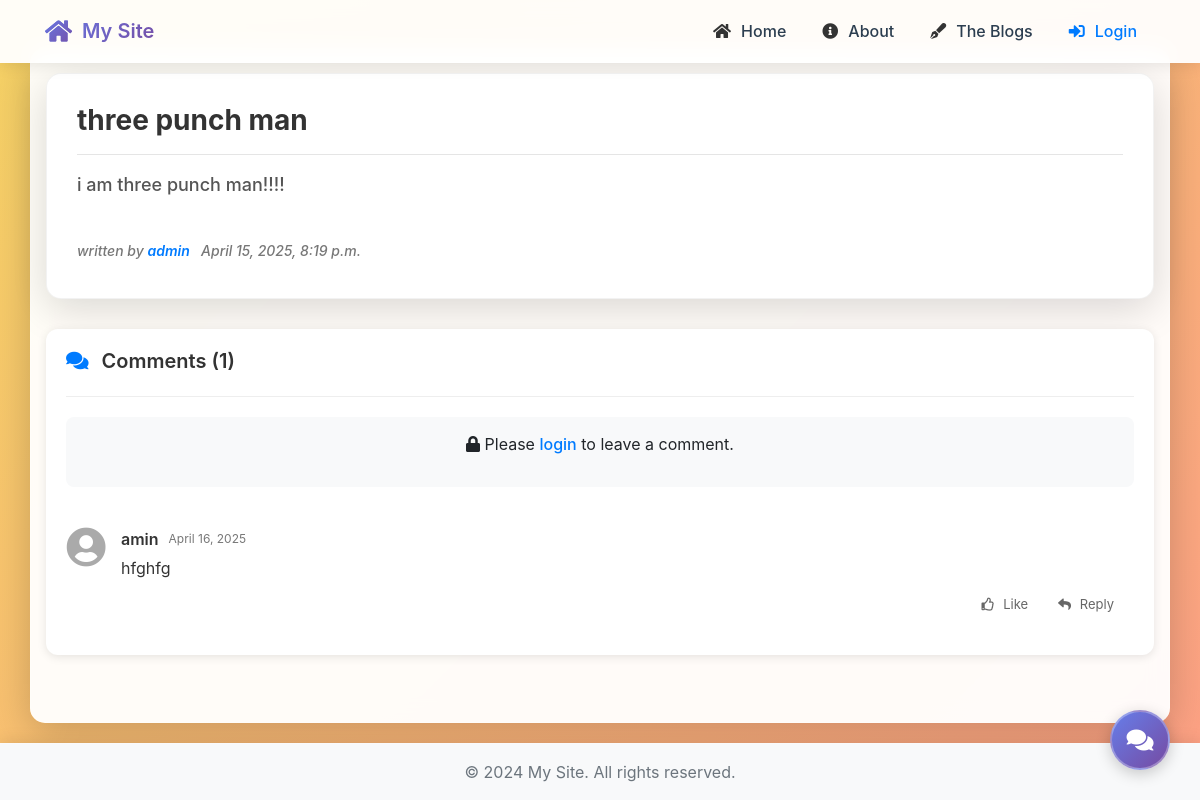
/blogs/6/, run on the app's committed database.
### blog/models.py (models this page shows, shortened)
class Post(models.Model):
    title = models.CharField(default='',max_length=20)
    text = models.TextField(default='',max_length=600)
    author = models.ForeignKey(settings.AUTH_USER_MODEL, on_delete=models.CASCADE)
    date = models.DateTimeField(auto_now_add=True)

class Comment(models.Model):
    post = models.ForeignKey(Post, related_name='comments', on_delete=models.CASCADE)
    author = models.ForeignKey(settings.AUTH_USER_MODEL, on_delete=models.CASCADE)
    text = models.TextField(default='',max_length=600)
    date = models.DateTimeField(auto_now_add=True)

### accounts/models.py (models this page shows)
class CustomUser(AbstractUser):
    age = models.IntegerField(null=True, blank=True)

### blog/views.py (the view)
# urls.py: path('<int:pk>/',views.blog_detail, name='blog_detail'),
def blog_detail(request, pk):
    post = get_object_or_404(Post, pk=pk)
    if request.method == 'POST':
        form = CommentForm(request.POST)
        if form.is_valid():
            obj = form.save(commit=False)
            obj.author = request.user
            obj.post = post
            obj.save()
            return redirect(reverse_lazy('blog_detail', kwargs={'pk': post.id}))
    else:
        form = CommentForm()
    return render(request, 'blog/detail.html', {'post': post, 'form': form})

### templates/blog/detail.html (shortened to what this page needs)
{% extends "blog_base.html" %}
{% block body %}
<div class='blog-detail'>
    <h1 class='all-texts-blogs'>{{post.title}}</h1>
    <hr>
    <h2 class='all-texts-blogs'>{{post.text}}</h2>
    <br>
    <h3 class='all-texts-blogs'>written by <span class='name'>{{post.author.username}}</span> &nbsp;&nbsp;{{post.date}}</h3>
</div>
<div class="comments-section">
    <div class="comments-header">
        <h2><i class="fas fa-comments"></i> Comments ({{ post.comments.all|length }})</h2>
    </div>
    {% if user.is_authenticated %}
    <div class="comment-form-container">
        <div class="user-avatar">
            <i class="fas fa-user-circle"></i>
        </div>
        <div class="comment-input-area">
            <form action='' method='POST' class="comment-form">
                {% csrf_token %}
                <div class="form-group">
                    {{ form.text }}
                </div>
                <div class="comment-actions">
                    <button type="submit" class="comment-submit-btn"><i class="fas fa-paper-plane"></i> Post Comment</button>
                </div>
            </form>
        </div>
    </div>
    {% else %}
    <div class="login-to-comment">
        <p><i class="fas fa-lock"></i> Please <a href="{% url 'login' %}">login</a> to leave a comment.</p>
    </div>
    {% endif %}
    <div class="comments-list">
        {% if post.comments.all %}
            {% for comment in post.comments.all %}
            <div class="comment-item">
                <div class="comment-avatar">
                    <i class="fas fa-user-circle"></i>
                </div>
                <div class="comment-content">
                    <div class="comment-header">
                        <span class="comment-author">{{ comment.author }}</span>
                        <span class="comment-date">{{ comment.date|date:"F d, Y" }}</span>
                    </div>
                    <div class="comment-text">
                        {{ comment.text }}
                    </div>
                    <div class="comment-actions">
                        <button class="action-btn like-btn"><i class="far fa-thumbs-up"></i> Like</button>
                        <button class="action-btn reply-btn"><i class="fas fa-reply"></i> Reply</button>
                    </div>
                </div>
            </div>
            {% endfor %}
        {% else %}
            <div class="no-comments">
                <p><i class="far fa-comment-alt"></i> No comments yet. Be the first to comment!</p>
            </div>
        {% endif %}
    </div>
</div>
{% endblock body %}

### static/css/style.css (style rules this page uses)
:root { --primary-color: #007bff; --secondary-color: #6c757d; --success-color: #28a745; --danger-color: #dc3545; --light-color: #f8f9fa; --dark-color: #343a40; --gradient-primary: linear-gradient(135deg, #667eea 0%, #764ba2 100%); --gradient-secondary: linear-gradient(135deg, #a8edea 0%, #fed6e3 100%); --gradient-dark: linear-gradient(135deg, #2c3e50 0%, #3498db 100%); --gradient-auth: linear-gradient(135deg, #00c6ff 0%, #0072ff 100%); --gradient-blog: linear-gradient(135deg, #f6d365 0%, #fda085 100%); --gradient-home: linear-gradient(135deg, #84fab0 0%, #8fd3f4 100%); }
body { min-height: 100vh; display: flex; flex-direction: column; margin: 0; padding: 0; font-family: -apple-system, BlinkMacSystemFont, "Segoe UI", Roboto, "Helvetica Neue", Arial, sans-serif; background-size: 200% 200%; animation: gradientShift 15s ease infinite; position: relative; }
body.blog-page { background: var(--gradient-blog); }
.blog-detail { background: white; padding: 30px; border-radius: 15px; box-shadow: 0 10px 40px rgba(0, 0, 0, 0.15); margin-bottom: 20px; border: 1px solid rgba(0, 0, 0, 0.05); }
.blog-detail h1 { color: #333; font-size: 28px; margin-bottom: 15px; font-weight: 700; }
.blog-detail h2 { color: #555; font-size: 18px; line-height: 1.6; margin-bottom: 20px; }
.blog-detail h3 { color: #777; font-size: 14px; font-style: italic; }
.blog-detail .name { color: var(--primary-color); font-weight: 600; }
.all-texts-blogs { color: #333; }

### templates/blog/detail.html (style rules this page uses)
.comments-section { margin-top: 30px; background: white; border-radius: 12px; box-shadow: 0 2px 10px rgba(0, 0, 0, 0.1); overflow: hidden; padding: 20px; }
.comments-header { margin-bottom: 20px; border-bottom: 1px solid #eee; padding-bottom: 15px; }
.comments-header h2 { font-size: 20px; color: #333; font-weight: 600; }
.comments-header h2 i { margin-right: 8px; color: var(--primary-color); }
.user-avatar, .comment-avatar { width: 40px; height: 40px; flex-shrink: 0; margin-right: 15px; display: flex; align-items: center; justify-content: center; }
.user-avatar i, .comment-avatar i { font-size: 40px; color: #aaa; }
.comment-actions { display: flex; justify-content: flex-end; }
.login-to-comment { background: #f8f9fa; padding: 15px; border-radius: 8px; text-align: center; margin-bottom: 20px; }
.login-to-comment a { color: var(--primary-color); text-decoration: none; font-weight: 500; }
.comments-list { margin-top: 25px; }
.comment-item { display: flex; padding: 15px 0; border-bottom: 1px solid #eee; }
.comment-item:last-child { border-bottom: none; }
.comment-content { flex-grow: 1; }
.comment-header { margin-bottom: 5px; display: flex; align-items: center; }
.comment-author { font-weight: 600; color: #333; margin-right: 10px; }
.comment-date { font-size: 12px; color: #777; }
.comment-text { margin-bottom: 10px; line-height: 1.5; color: #333; }
.comment-actions .action-btn { background: none; border: none; color: #666; font-size: 13px; padding: 5px 10px; cursor: pointer; transition: color 0.3s; margin-right: 10px; }
.comment-actions .action-btn i { margin-right: 5px; }

### data on the page
Post: title "three punch man", text "i am three punch man!!!!", author.username "admin", date "April 15, 2025, 8:19 p.m.", comments.all|length "1"
Comment: author "amin", date "April 16, 2025", text "hfghfg"
